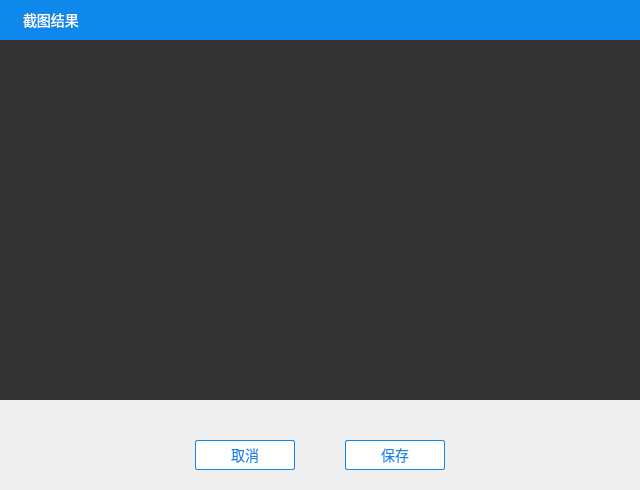
<?xml version="1.0" encoding="UTF-8"?>
<ui version="4.0">
 <class>ZegoImageShowDialog</class>
 <widget class="QDialog" name="ZegoImageShowDialog">
  <property name="geometry">
   <rect>
    <x>0</x>
    <y>0</y>
    <width>640</width>
    <height>490</height>
   </rect>
  </property>
  <property name="minimumSize">
   <size>
    <width>640</width>
    <height>490</height>
   </size>
  </property>
  <property name="maximumSize">
   <size>
    <width>960</width>
    <height>670</height>
   </size>
  </property>
  <property name="windowTitle">
   <string>Dialog</string>
  </property>
  <layout class="QVBoxLayout" name="verticalLayout_2">
   <property name="spacing">
    <number>0</number>
   </property>
   <property name="leftMargin">
    <number>0</number>
   </property>
   <property name="topMargin">
    <number>0</number>
   </property>
   <property name="rightMargin">
    <number>0</number>
   </property>
   <property name="bottomMargin">
    <number>0</number>
   </property>
   <item>
    <layout class="QVBoxLayout" name="verticalLayout">
     <property name="spacing">
      <number>0</number>
     </property>
     <item>
      <widget class="QWidget" name="m_zoneTitle" native="true">
       <property name="sizePolicy">
        <sizepolicy hsizetype="Preferred" vsizetype="Preferred">
         <horstretch>0</horstretch>
         <verstretch>0</verstretch>
        </sizepolicy>
       </property>
       <property name="minimumSize">
        <size>
         <width>0</width>
         <height>40</height>
        </size>
       </property>
       <property name="maximumSize">
        <size>
         <width>16777215</width>
         <height>40</height>
        </size>
       </property>
       <property name="styleSheet">
        <string notr="true">background-color: #0e88eb;</string>
       </property>
       <layout class="QHBoxLayout" name="horizontalLayout_2">
        <property name="spacing">
         <number>0</number>
        </property>
        <property name="leftMargin">
         <number>0</number>
        </property>
        <property name="topMargin">
         <number>0</number>
        </property>
        <property name="rightMargin">
         <number>0</number>
        </property>
        <property name="bottomMargin">
         <number>0</number>
        </property>
        <item>
         <widget class="QLabel" name="m_lbRoomName">
          <property name="styleSheet">
           <string notr="true">padding-left: 20px;
font-family: 微软雅黑;
font-size: 14px;
color: #ffffff;
border: none;</string>
          </property>
          <property name="text">
           <string>截图结果</string>
          </property>
         </widget>
        </item>
        <item>
         <layout class="QHBoxLayout" name="horizontalLayout">
          <property name="spacing">
           <number>0</number>
          </property>
          <property name="leftMargin">
           <number>0</number>
          </property>
          <item>
           <widget class="ZegoImageButton" name="m_bMin">
            <property name="sizePolicy">
             <sizepolicy hsizetype="Fixed" vsizetype="Fixed">
              <horstretch>0</horstretch>
              <verstretch>0</verstretch>
             </sizepolicy>
            </property>
            <property name="minimumSize">
             <size>
              <width>30</width>
              <height>40</height>
             </size>
            </property>
            <property name="maximumSize">
             <size>
              <width>30</width>
              <height>40</height>
             </size>
            </property>
            <property name="focusPolicy">
             <enum>Qt::NoFocus</enum>
            </property>
            <property name="styleSheet">
             <string notr="true">QPushButton{
    border: 1px solid #0e88eb;
    background-color: #0e88eb;
}

QPushButton:hover{
    border: 1px solid #0d80de;
    background-color: #0d80de;
}

QPushButton:hover:pressed{
    border: 1px solid #0d79d1;
    background-color: #0d79d1;
}</string>
            </property>
            <property name="text">
             <string/>
            </property>
            <property name="flat">
             <bool>true</bool>
            </property>
           </widget>
          </item>
          <item>
           <widget class="ZegoImageButton" name="m_bClose">
            <property name="enabled">
             <bool>true</bool>
            </property>
            <property name="sizePolicy">
             <sizepolicy hsizetype="Fixed" vsizetype="Fixed">
              <horstretch>0</horstretch>
              <verstretch>0</verstretch>
             </sizepolicy>
            </property>
            <property name="minimumSize">
             <size>
              <width>30</width>
              <height>40</height>
             </size>
            </property>
            <property name="maximumSize">
             <size>
              <width>30</width>
              <height>40</height>
             </size>
            </property>
            <property name="focusPolicy">
             <enum>Qt::NoFocus</enum>
            </property>
            <property name="layoutDirection">
             <enum>Qt::LeftToRight</enum>
            </property>
            <property name="styleSheet">
             <string notr="true">QPushButton{
    border: 1px solid #0e88eb;
    background-color: #0e88eb;
}

QPushButton:hover{
    border: 1px solid #0d80de;
    background-color: #0d80de;
}

QPushButton:hover:pressed{
    border: 1px solid #0d79d1;
    background-color: #0d79d1;
}</string>
            </property>
            <property name="text">
             <string/>
            </property>
            <property name="flat">
             <bool>true</bool>
            </property>
           </widget>
          </item>
         </layout>
        </item>
       </layout>
      </widget>
     </item>
     <item>
      <widget class="QLabel" name="m_ImageShowLabel">
       <property name="minimumSize">
        <size>
         <width>640</width>
         <height>360</height>
        </size>
       </property>
       <property name="maximumSize">
        <size>
         <width>960</width>
         <height>540</height>
        </size>
       </property>
       <property name="styleSheet">
        <string notr="true">background-color: #333333;</string>
       </property>
       <property name="text">
        <string/>
       </property>
       <property name="alignment">
        <set>Qt::AlignCenter</set>
       </property>
      </widget>
     </item>
     <item>
      <spacer name="verticalSpacer_2">
       <property name="orientation">
        <enum>Qt::Vertical</enum>
       </property>
       <property name="sizeType">
        <enum>QSizePolicy::Fixed</enum>
       </property>
       <property name="sizeHint" stdset="0">
        <size>
         <width>20</width>
         <height>40</height>
        </size>
       </property>
      </spacer>
     </item>
     <item>
      <layout class="QHBoxLayout" name="horizontalLayout_3">
       <property name="spacing">
        <number>0</number>
       </property>
       <item>
        <spacer name="horizontalSpacer">
         <property name="orientation">
          <enum>Qt::Horizontal</enum>
         </property>
         <property name="sizeHint" stdset="0">
          <size>
           <width>40</width>
           <height>20</height>
          </size>
         </property>
        </spacer>
       </item>
       <item>
        <widget class="QPushButton" name="m_bQuit">
         <property name="minimumSize">
          <size>
           <width>100</width>
           <height>30</height>
          </size>
         </property>
         <property name="maximumSize">
          <size>
           <width>100</width>
           <height>30</height>
          </size>
         </property>
         <property name="styleSheet">
          <string notr="true">QPushButton:!enabled{
     font-family: 微软雅黑;
     font-size: 14px;
     border: 1px solid #e6e6e6;
     border-radius: 2px;
     background-color: #ffffff;
     color: #e6e6e6;   
}
QPushButton:enabled:!hover{
     font-family: 微软雅黑;
     font-size: 14px;
     border: 1px solid #0e88eb;
     border-radius: 2px;
     background-color: #ffffff;
     color: #0e88eb;   
}

QPushButton:enabled:hover{
    font-family: 微软雅黑;
     font-size: 14px;
     border: 1px solid #0e88eb;
     border-radius: 2px;
     background-color: #0e88eb;
     color: #ffffff;   
}

QPushButton:enabled:hover:pressed{
    font-family: 微软雅黑;
     font-size: 14px;
     border: 1px solid #0e88eb;
     border-radius: 2px;
     background-color: #0d80de;
     color: #ffffff;   
}</string>
         </property>
         <property name="text">
          <string>取消</string>
         </property>
        </widget>
       </item>
       <item>
        <spacer name="horizontalSpacer_2">
         <property name="orientation">
          <enum>Qt::Horizontal</enum>
         </property>
         <property name="sizeType">
          <enum>QSizePolicy::Fixed</enum>
         </property>
         <property name="sizeHint" stdset="0">
          <size>
           <width>50</width>
           <height>20</height>
          </size>
         </property>
        </spacer>
       </item>
       <item>
        <widget class="QPushButton" name="m_bSave">
         <property name="minimumSize">
          <size>
           <width>100</width>
           <height>30</height>
          </size>
         </property>
         <property name="maximumSize">
          <size>
           <width>100</width>
           <height>30</height>
          </size>
         </property>
         <property name="styleSheet">
          <string notr="true">QPushButton:!enabled{
     font-family: 微软雅黑;
     font-size: 14px;
     border: 1px solid #e6e6e6;
     border-radius: 2px;
     background-color: #ffffff;
     color: #e6e6e6;   
}
QPushButton:enabled:!hover{
     font-family: 微软雅黑;
     font-size: 14px;
     border: 1px solid #0e88eb;
     border-radius: 2px;
     background-color: #ffffff;
     color: #0e88eb;   
}

QPushButton:enabled:hover{
    font-family: 微软雅黑;
     font-size: 14px;
     border: 1px solid #0e88eb;
     border-radius: 2px;
     background-color: #0e88eb;
     color: #ffffff;   
}

QPushButton:enabled:hover:pressed{
    font-family: 微软雅黑;
     font-size: 14px;
     border: 1px solid #0e88eb;
     border-radius: 2px;
     background-color: #0d80de;
     color: #ffffff;   
}</string>
         </property>
         <property name="text">
          <string>保存</string>
         </property>
        </widget>
       </item>
       <item>
        <spacer name="horizontalSpacer_3">
         <property name="orientation">
          <enum>Qt::Horizontal</enum>
         </property>
         <property name="sizeHint" stdset="0">
          <size>
           <width>40</width>
           <height>20</height>
          </size>
         </property>
        </spacer>
       </item>
      </layout>
     </item>
     <item>
      <spacer name="verticalSpacer">
       <property name="orientation">
        <enum>Qt::Vertical</enum>
       </property>
       <property name="sizeType">
        <enum>QSizePolicy::Fixed</enum>
       </property>
       <property name="sizeHint" stdset="0">
        <size>
         <width>20</width>
         <height>20</height>
        </size>
       </property>
      </spacer>
     </item>
    </layout>
   </item>
  </layout>
 </widget>
 <customwidgets>
  <customwidget>
   <class>ZegoImageButton</class>
   <extends>QPushButton</extends>
   <header location="global">ZegoImageButton.h</header>
  </customwidget>
 </customwidgets>
 <resources>
  <include location="style.qrc"/>
 </resources>
 <connections/>
</ui>
